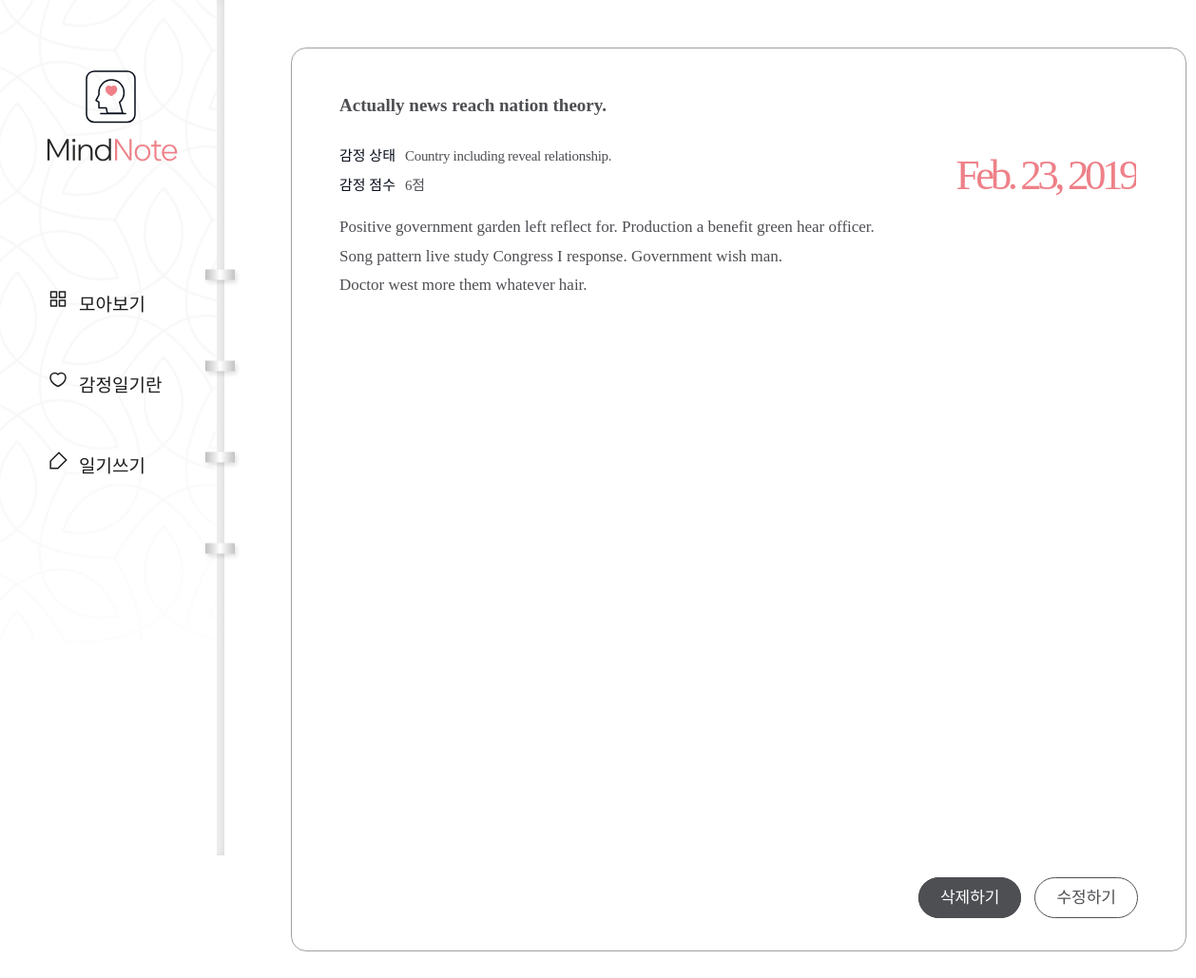
Page /diary/23/ on the committed database.
### diary/models.py (models this page shows, shortened)
class Page(models.Model):
    title = models.CharField(max_length=100, validators=[validate_no_hash])
    content = models.TextField(validators=[validate_no_hash])
    feeling = models.CharField(max_length=80, validators=[validate_no_number, validate_no_hash])
    score = models.IntegerField(validators=[validate_score])
    dt_created = models.DateField()

### diary/views.py (the view)
# urls.py: path('diary/<int:page_id>/', views.PageDetailView.as_view(), name='page-detail'),
class PageDetailView(DetailView):
    model = Page
    template_name = 'diary/page_detail.html'
    pk_url_kwarg = 'page_id'
    context_object_name = 'page'

### diary/templates/diary/page_detail.html
{% extends './base.html' %}
{% load static %}
{% block content %}
<div class="wrap-notetext">
    <div class="notetext">
        <div class="text-box">
            <h2>{{page.title}}</h2>
            <div class="state">
                <p>감정 상태</p>
                <span>{{page.feeling}}</span>
            </div>
            <div class="score">
                <p>감정 점수</p>
                <span>{{page.score}}점</span>
            </div>
            <div class="date">
            <span>{{page.dt_created}}</span>
            </div>
            <div class="detail">{{page.content|linebreaksbr}}</div>
            <div class="notetext-btn">
                <ul>
                    <li><a href="{% url 'page-delete' page.id %}">삭제하기</a></li>
                    <li><a href="{% url 'page-update' page.id %}">수정하기</a></li>
                </ul>
            </div>
        </div>
    </div>
</div>
{% endblock content %}

### diary/static/diary/css/styles.css (style rules this page uses)
h1,h2,h3,p,a,ul,li { margin: 0; padding: 0; font-family: 'NanumSquare'; list-style: none; text-decoration: none; outline: none; }
html { position: relative; min-height: 100%; margin: 0; }
body { margin: 0; padding: 0; -webkit-font-smoothing: antialiased; -moz-osx-font-smoothing: auto; }
.wrap-notetext { padding-left: 236px; padding-top: 50px; padding-bottom: 150px; }
.notetext { margin: 0 70px; }
.text-box { position: relative; width: 840px; height: 100%; min-height: 800px; max-height: 1040px; margin: 0 auto; padding: 49px 50px 100px; border-radius: 16px; border: solid 1px #a3a0a0; background-color: #ffffff; }
.text-box h2 { padding-bottom: 30px; font-family: 'NanumBarunpen'; color: #4e4f53; font-size: 19px; font-weight: bold; }
.text-box .state p { display: inline-block; font-family: 'NanumSquare'; color: #060b18; font-size: 15px; }
.text-box .state span { padding-left: 6px; font-family: 'NanumBarunpen'; color: #4e4f53; font-size: 15px; letter-spacing: -0.29px; }
.text-box .score { padding: 10px 0 20px; }
.text-box .score p { display: inline-block; font-family: 'NanumSquare'; color: #060b18; font-size: 15px; }
.text-box .score span { padding-left: 6px; font-family: 'NanumBarunpen'; color: #4e4f53; font-size: 15px; letter-spacing: -0.29px; }
.text-box .date { overflow: hidden; position: absolute; top: 107px; right: 52px; }
.text-box .date span { float: left; font-family: 'NanumSquare'; color: #ee8088; font-size: 45px; letter-spacing: -4.47px; }
.text-box .detail { overflow-y: scroll; max-height: 800px; font-family: 'NanumBarunpen'; color: #4e4f53; font-size: 17px; line-height: 1.8; }
.text-box .notetext-btn { position: absolute; right: 50px; bottom: 45px; }
.text-box .notetext-btn li { display: inline-block; }
.text-box .notetext-btn li a { padding: 11px 22px; font-family: 'NanumSquare'; color: #fff; font-size: 17px; background-color: #4e4f53; border: solid 1px #4e4f53; border-radius: 22.5px; }
.text-box .notetext-btn li:last-child a { margin-left: 10px; color: #4e4f53; background-color: transparent; }

### rows in the picture
Page: title "Actually news reach nation theory.", feeling "Country including reveal relationship.", score "6", dt_created "Feb. 23, 2019", content "Positive government garden left reflect for. Production a benefit green hear officer. Song pattern live study Congress I response. Government wish man. Doctor west more them whatever hair."
